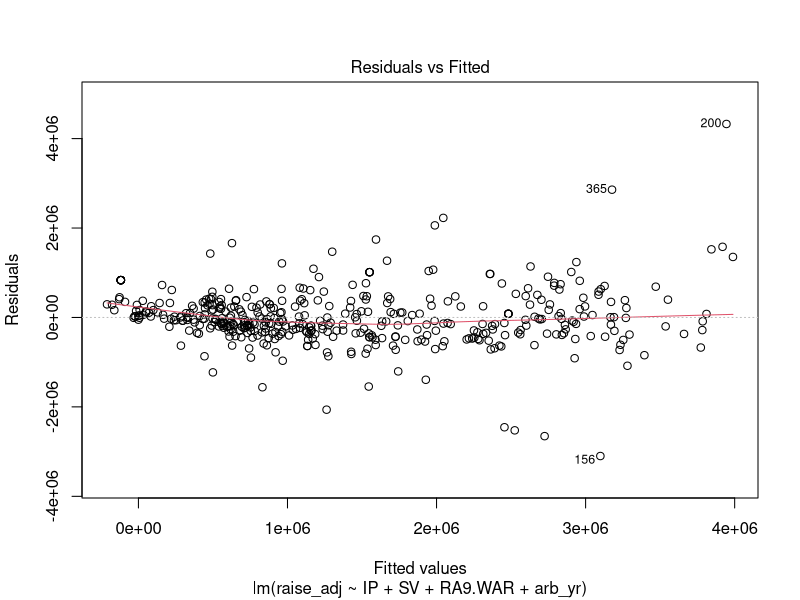
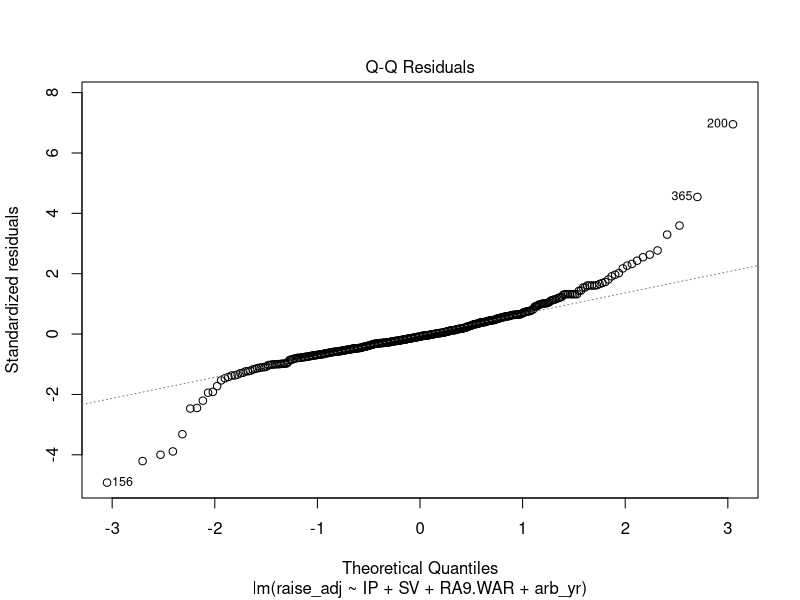
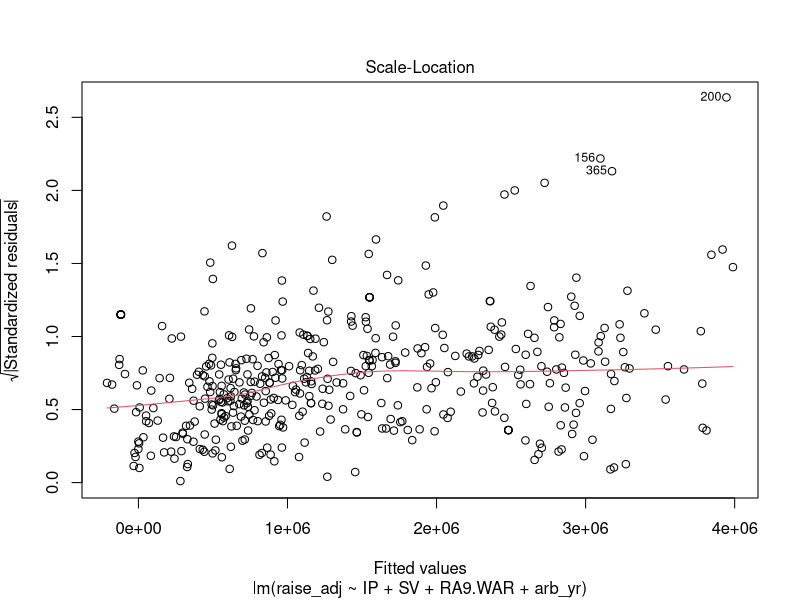
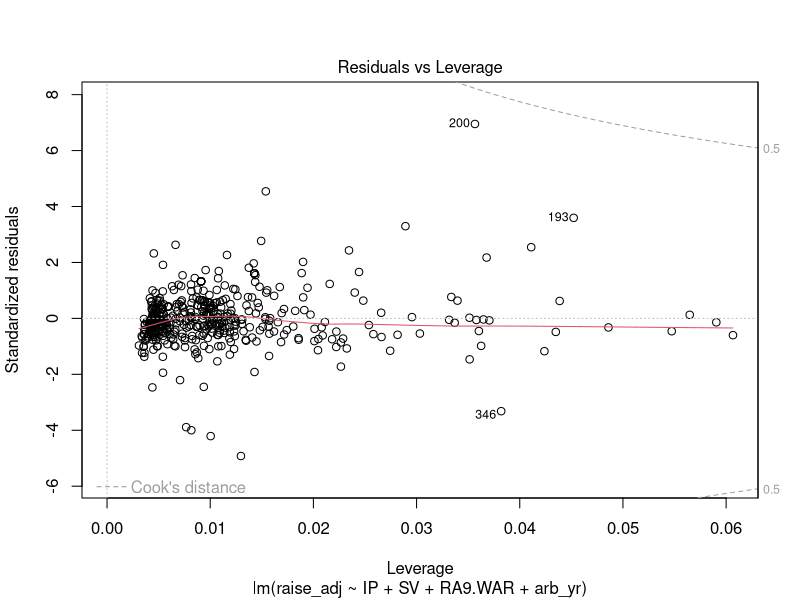
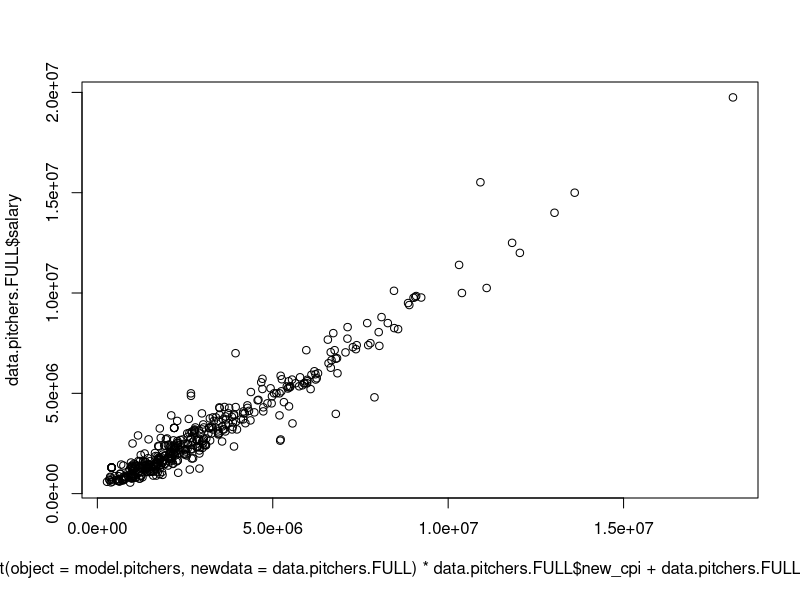
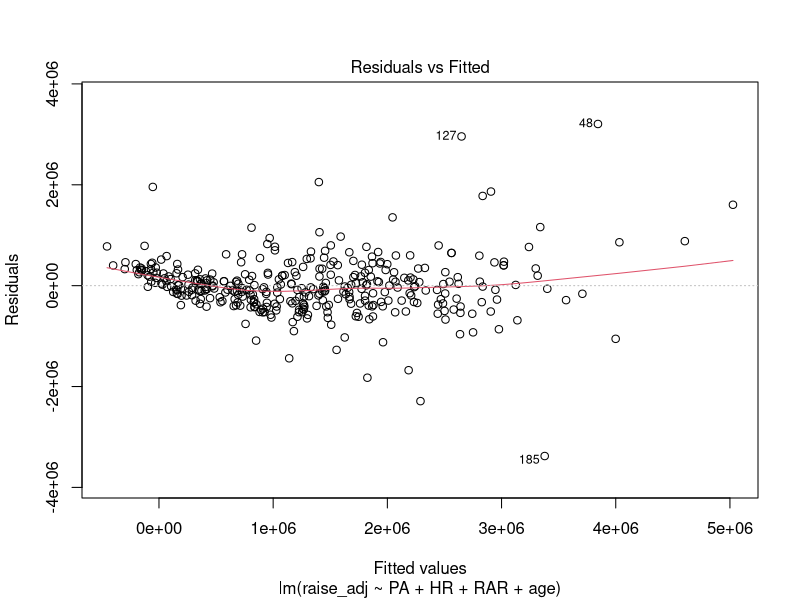
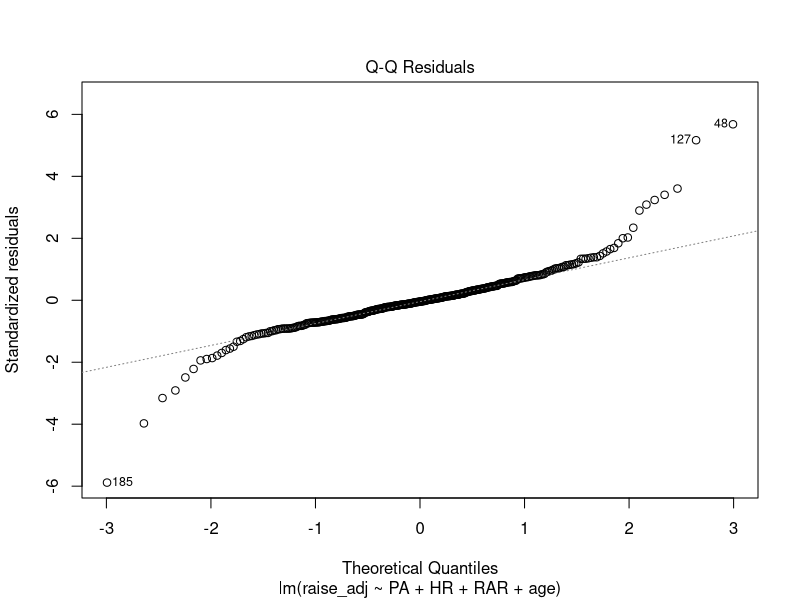
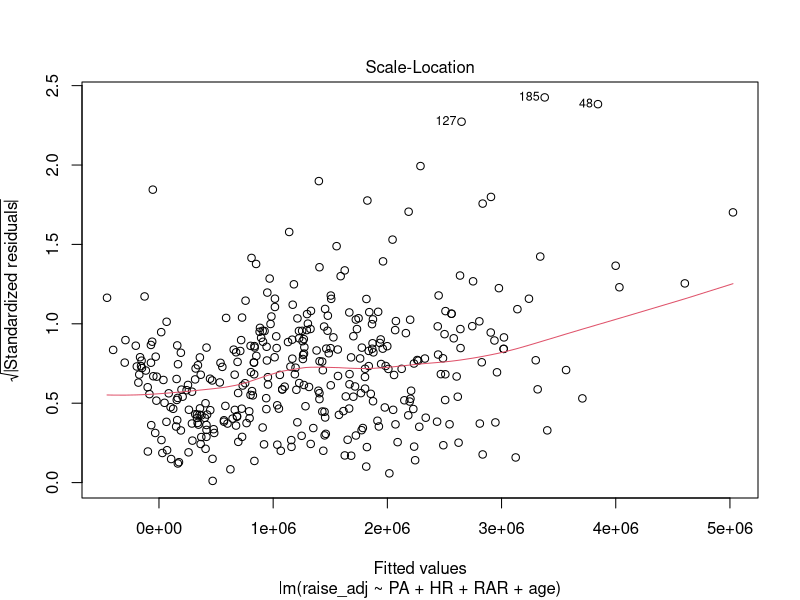

Recreate these plots in R, in order.
#library load
#install.packages('car')
library(car)



####FUNCTION DEFINITIONS###################################

#previous arbitration flag variable
prev_arb_parse <- function(df){
  
  df$prev_arb <- 0
  for (i in 1:nrow(df)) {
    
    name <- df$player[i]
    data.player <- df[which(df$player == name),]
    print(data.player)
    for (j in 1:nrow(data.player)){
      
      lag_salary <- data.player[which(data.player$year == df$year[i]-1),'salary']
      if (length(lag_salary) > 0){
        
        df$prev_arb[i] <- 1
      }  
    }
  }
  return(df)
}


#################################################



###############
###Data Load###
###############
mult <- 1

#set your working directory
setwd('/Users/seandolinar/fg/projects/alex_arbitration/R/150312/For_GIT/FanGraphs--Arbitration2015/') 
#data load -- PITCHERS
data.pitchers.FULL <- read.csv('data/2011_2015_data_pitchers.csv')
data.pitchers.FULL$raise <- data.pitchers.FULL$salary - data.pitchers.FULL$lag_salary
data.pitchers.FULL$new_cpi <- (data.pitchers.FULL$cpi_deflat-1)*mult+1
data.pitchers.FULL$raise_adj <- data.pitchers.FULL$raise / data.pitchers.FULL$new_cpi
data.pitchers.FULL <- subset(data.pitchers.FULL,subset = data.pitchers.FULL$note != 'remove')
data.pitchers.FULL <- prev_arb_parse(data.pitchers.FULL)
data.pitchers.FULL$SV_sq <- data.pitchers.FULL$SV^2
data.pitchers.FULL$SP <- model.matrix(~data.pitchers.FULL$Pos)[,3]
data.pitchers.FULL$IP_sq <- data.pitchers.FULL$IP^2
data.pitchers.FULL$salary_adj <- data.pitchers.FULL$salary / data.pitchers.FULL$new_cpi
data.pitchers.FULL$age <- as.numeric(substr(data.pitchers.FULL$Age.Rng,1,2))




#data load -- HITTERS
data.hitters.FULL <- read.csv('data/2011_2015_data_hitter.csv')
data.hitters.FULL$raise <- data.hitters.FULL$salary - data.hitters.FULL$lag_salary
data.hitters.FULL <- subset(data.hitters.FULL,subset = data.hitters.FULL$note != 'remove')
data.hitters.FULL <- prev_arb_parse(data.hitters.FULL)
data.hitters.FULL$new_cpi <- (data.hitters.FULL$cpi_deflat-1)*mult+1
data.hitters.FULL$raise_adj <- data.hitters.FULL$raise / data.hitters.FULL$new_cpi
data.hitters.FULL$salary_adj <- data.hitters.FULL$salary / data.hitters.FULL$new_cpi
data.hitters.FULL$arb_yr <- as.numeric(data.hitters.FULL$arb_yr)



######################
####Pitcher Model####
#####################

#OLS model
model.pitchers <- lm(raise_adj ~ IP + SV + RA9.WAR + arb_yr, data=data.pitchers.FULL) #RA9.WAR is better

print(summary(model.pitchers)) #summary
AIC(model.pitchers) #AIC check
plot(model.pitchers) #residual check
vif(model.pitchers) #multicollinearity check

#y_hat correlation check
cor(predict(object = model.pitchers, newdata=data.pitchers.FULL)*data.pitchers.FULL$new_cpi+data.pitchers.FULL$lag_salary,data.pitchers.FULL$salary)

#y_hat plot and OLS regression check
plot(predict(object = model.pitchers, newdata=data.pitchers.FULL)*data.pitchers.FULL$new_cpi+data.pitchers.FULL$lag_salary,data.pitchers.FULL$salary)
A <- I(predict(object = model.pitchers, newdata=data.pitchers.FULL)*data.pitchers.FULL$new_cpi+data.pitchers.FULL$lag_salary)
summary(lm(data.pitchers.FULL$salary ~ A))
summary(lm(data.pitchers.FULL$salary ~ 0 + A))



model.pitchers.traditional <- lm(raise_adj ~ IP + SV + W + I(IP*ERA) + SO, data=data.pitchers.FULL)
summary(model.pitchers.traditional)
vif(model.pitchers.traditional)

AIC(model.pitchers.traditional)
AIC(model.pitchers)


#####################
####Hitter Model####
#####################

#OLS model
model.hitters <- lm(raise_adj ~ PA + HR + RAR + age, data=data.hitters.FULL) #RAR exceeds WAR


summary(model.hitters)  #summary
AIC(model.hitters)      #AIC check
vif(model.hitters)      #multicollinearity check 
plot(model.hitters)     #residual check
mean(model.hitters$res) #residual check

#y_hat correlation check
cor(predict(object = model.hitters, newdata=data.hitters.FULL)*data.hitters.FULL$new_cpi+data.hitters.FULL$lag_salary,data.hitters.FULL$salary)

#y_hat plot and OLS regression check
plot(predict(object = model.hitters, newdata=data.hitters.FULL)*data.hitters.FULL$new_cpi+data.hitters.FULL$lag_salary,data.hitters.FULL$salary)
A <- I(predict(object = model.hitters, newdata=data.hitters.FULL)*data.hitters.FULL$new_cpi+data.hitters.FULL$lag_salary)
summary(lm(data.hitters.FULL$salary ~ A)) #OLS regression check
summary(lm(data.hitters.FULL$salary ~ 0 + A)) #forced zero OLS regression check


model.hitters.traditional <- lm(raise_adj ~ PA + HR + RBI + I(PA*AVG), data=data.hitters.FULL) #RAR exceeds WAR
summary(model.hitters.traditional)

AIC(model.hitters)
AIC(model.hitters.traditional)



#data out all


data.out <- rbind(cbind(data.hitters.FULL[,c('salary','lag_salary','cpi_deflat')], y_hat = predict(object = model.hitters, newdata=data.hitters.FULL)*data.hitters.FULL$new_cpi+data.hitters.FULL$lag_salary),
cbind(data.pitchers.FULL[,c('salary','lag_salary','cpi_deflat')], y_hat = predict(object = model.pitchers, newdata=data.pitchers.FULL)*data.pitchers.FULL$new_cpi+data.pitchers.FULL$lag_salary))

write.csv(data.out, file='OLS_y_y_hat.csv')

